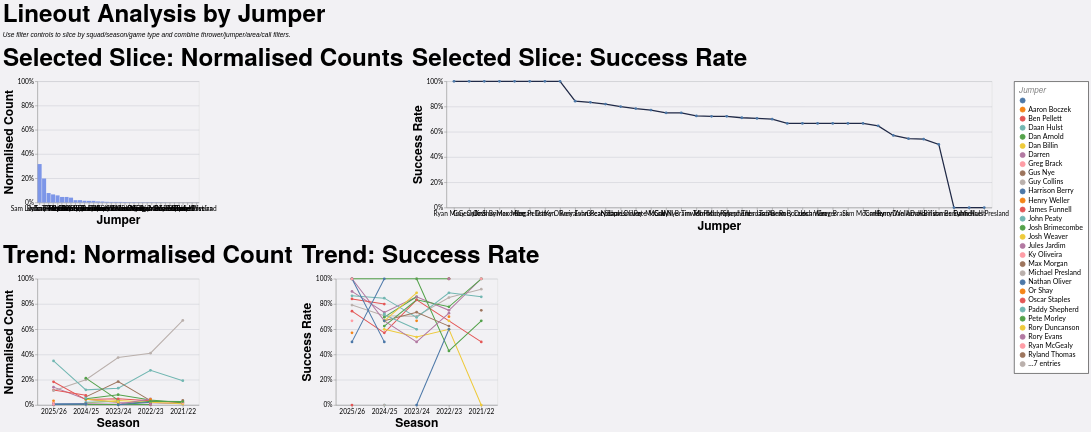

Here is the Vega-Lite specification saved for this chart:
### Vega-Lite specification from a JSON file in a GitHub repository (floating-point values rounded to 4 significant figures; data arrays with more than 128 entries replaced by an {"elided": "..."} marker saying what was removed)
{"config": {"axis": {"labelFont": "Lato, sans-serif", "titleFont": "PT Sans Narrow, Helvetica Neue, Helvetica, Arial, sans-serif", "labelFontSize": 13, "titleFontSize": 24, "gridColor": "#202947", "gridOpacity": 0.2}, "header": {"labelFont": "PT Sans Narrow, Helvetica Neue, Helvetica, Arial, sans-serif", "titleFont": "PT Sans Narrow, Helvetica Neue, Helvetica, Arial, sans-serif", "labelFontSize": 24, "titleFontSize": 28, "labelFontWeight": "bold", "orient": "left"}, "legend": {"labelFont": "Lato, sans-serif", "titleFont": "PT Sans Narrow, Helvetica Neue, Helvetica, Arial, sans-serif", "labelFontSize": 14, "titleFontSize": 16, "titlePadding": 5, "fillColor": "white", "strokeColor": "black", "padding": 10, "titleFontWeight": "lighter", "titleFontStyle": "italic", "titleColor": "gray", "offset": 10}, "title": {"font": "PT Sans Narrow, Helvetica Neue, Helvetica, Arial, sans-serif", "fontSize": 48, "fontWeight": "bold", "anchor": "start", "align": "center", "titlePadding": 20, "subtitlePadding": 10, "subtitleFontSize": 13, "subtitleColor": "", "subtitleFontStyle": "italic", "offset": 15, "color": "black"}, "axisX": {"labelAngle": 0}, "facet": {"title": null, "header": null, "align": {"row": "each", "column": "each"}}, "resolve": {"scale": {"y": "independent", "facet": "independent"}}, "background": "#f2f1f4"}, "vconcat": [{"hconcat": [{"mark": {"type": "bar", "color": "#7d96e8"}, "encoding": {"tooltip": [{"field": "jumper", "title": "Jumper", "type": "nominal"}, {"field": "attempts", "format": ",.0f", "title": "Lineouts", "type": "quantitative"}, {"field": "share", "format": ".1%", "title": "Normalised Count", "type": "quantitative"}], "x": {"field": "jumper", "sort": "-y", "title": "Jumper", "type": "nominal"}, "y": {"axis": {"format": "%"}, "field": "share", "scale": {"domain": [0, 1]}, "title": "Normalised Count", "type": "quantitative"}}, "height": 240, "title": "Selected Slice: Normalised Counts", "transform": [{"filter": "(loSquad == 'All' || datum.squad == loSquad) && (loGameType == 'All' || (loGameType == 'League + Cup' && (datum.game_type == 'League' || datum.game_type == 'Cup')) || (loGameType == 'League only' && datum.game_type == 'League') || datum.game_type == loGameType) && (loOpposition == 'All' || datum.opposition == loOpposition) && (loThrower == 'All' || datum.thrower == loThrower) && (loJumper == 'All' || datum.jumper == loJumper) && (loArea == 'All' || datum.area == loArea) && (loNumbers == 'All' || datum.numbers == loNumbers) && (loCall == 'All' || datum.call == loCall) && (loCallType == 'All' || datum.call_type == loCallType)"}, {"filter": "(loSeason == 'All' || datum.season == loSeason)"}, {"aggregate": [{"op": "count", "as": "attempts"}, {"op": "sum", "field": "won", "as": "won"}], "groupby": ["jumper"]}, {"joinaggregate": [{"op": "sum", "field": "attempts", "as": "total_attempts"}]}, {"calculate": "datum.attempts / datum.total_attempts", "as": "share"}, {"calculate": "datum.won / datum.attempts", "as": "success_rate"}], "width": 320}, {"mark": {"type": "line", "color": "#202946", "point": true, "strokeWidth": 2.5}, "encoding": {"tooltip": [{"field": "jumper", "title": "Jumper", "type": "nominal"}, {"field": "won", "format": ",.0f", "title": "Won", "type": "quantitative"}, {"field": "attempts", "format": ",.0f", "title": "Lineouts", "type": "quantitative"}, {"field": "success_rate", "format": ".1%", "title": "Success Rate", "type": "quantitative"}], "x": {"field": "jumper", "sort": "-y", "title": "Jumper", "type": "nominal"}, "y": {"axis": {"format": "%"}, "field": "success_rate", "scale": {"domain": [0, 1]}, "title": "Success Rate", "type": "quantitative"}}, "height": 250, "title": "Selected Slice: Success Rate", "transform": [{"filter": "(loSquad == 'All' || datum.squad == loSquad) && (loGameType == 'All' || (loGameType == 'League + Cup' && (datum.game_type == 'League' || datum.game_type == 'Cup')) || (loGameType == 'League only' && datum.game_type == 'League') || datum.game_type == loGameType) && (loOpposition == 'All' || datum.opposition == loOpposition) && (loThrower == 'All' || datum.thrower == loThrower) && (loJumper == 'All' || datum.jumper == loJumper) && (loArea == 'All' || datum.area == loArea) && (loNumbers == 'All' || datum.numbers == loNumbers) && (loCall == 'All' || datum.call == loCall) && (loCallType == 'All' || datum.call_type == loCallType)"}, {"filter": "(loSeason == 'All' || datum.season == loSeason)"}, {"aggregate": [{"op": "count", "as": "attempts"}, {"op": "sum", "field": "won", "as": "won"}], "groupby": ["jumper"]}, {"joinaggregate": [{"op": "sum", "field": "attempts", "as": "total_attempts"}]}, {"calculate": "datum.attempts / datum.total_attempts", "as": "share"}, {"calculate": "datum.won / datum.attempts", "as": "success_rate"}], "width": {"step": 30}}], "spacing": 16}, {"hconcat": [{"mark": {"type": "line", "point": true, "strokeWidth": 2}, "encoding": {"color": {"field": "jumper", "title": "Jumper", "type": "nominal"}, "tooltip": [{"field": "season", "title": "Season", "type": "nominal"}, {"field": "jumper", "title": "Jumper", "type": "nominal"}, {"field": "attempts", "format": ",.0f", "title": "Lineouts", "type": "quantitative"}, {"field": "norm_count", "format": ".1%", "title": "Normalised Count", "type": "quantitative"}], "x": {"field": "season", "sort": "-x", "title": "Season", "type": "nominal"}, "y": {"axis": {"format": "%"}, "field": "norm_count", "scale": {"domain": [0, 1]}, "title": "Normalised Count", "type": "quantitative"}}, "height": 250, "title": "Trend: Normalised Count", "transform": [{"filter": "(loSquad == 'All' || datum.squad == loSquad) && (loGameType == 'All' || (loGameType == 'League + Cup' && (datum.game_type == 'League' || datum.game_type == 'Cup')) || (loGameType == 'League only' && datum.game_type == 'League') || datum.game_type == loGameType) && (loOpposition == 'All' || datum.opposition == loOpposition) && (loThrower == 'All' || datum.thrower == loThrower) && (loJumper == 'All' || datum.jumper == loJumper) && (loArea == 'All' || datum.area == loArea) && (loNumbers == 'All' || datum.numbers == loNumbers) && (loCall == 'All' || datum.call == loCall) && (loCallType == 'All' || datum.call_type == loCallType)"}, {"aggregate": [{"op": "count", "as": "attempts"}, {"op": "sum", "field": "won", "as": "won"}], "groupby": ["season", "jumper"]}, {"joinaggregate": [{"op": "sum", "field": "attempts", "as": "season_attempts"}], "groupby": ["season"]}, {"calculate": "datum.attempts / datum.season_attempts", "as": "norm_count"}, {"calculate": "datum.won / datum.attempts", "as": "success_rate"}], "width": 320}, {"mark": {"type": "line", "point": true, "strokeWidth": 2}, "encoding": {"color": {"field": "jumper", "title": "Jumper", "type": "nominal"}, "tooltip": [{"field": "season", "title": "Season", "type": "nominal"}, {"field": "jumper", "title": "Jumper", "type": "nominal"}, {"field": "won", "format": ",.0f", "title": "Won", "type": "quantitative"}, {"field": "attempts", "format": ",.0f", "title": "Lineouts", "type": "quantitative"}, {"field": "success_rate", "format": ".1%", "title": "Success Rate", "type": "quantitative"}], "x": {"field": "season", "sort": "-x", "title": "Season", "type": "nominal"}, "y": {"axis": {"format": "%"}, "field": "success_rate", "scale": {"domain": [0, 1]}, "title": "Success Rate", "type": "quantitative"}}, "height": 250, "title": "Trend: Success Rate", "transform": [{"filter": "(loSquad == 'All' || datum.squad == loSquad) && (loGameType == 'All' || (loGameType == 'League + Cup' && (datum.game_type == 'League' || datum.game_type == 'Cup')) || (loGameType == 'League only' && datum.game_type == 'League') || datum.game_type == loGameType) && (loOpposition == 'All' || datum.opposition == loOpposition) && (loThrower == 'All' || datum.thrower == loThrower) && (loJumper == 'All' || datum.jumper == loJumper) && (loArea == 'All' || datum.area == loArea) && (loNumbers == 'All' || datum.numbers == loNumbers) && (loCall == 'All' || datum.call == loCall) && (loCallType == 'All' || datum.call_type == loCallType)"}, {"aggregate": [{"op": "count", "as": "attempts"}, {"op": "sum", "field": "won", "as": "won"}], "groupby": ["season", "jumper"]}, {"joinaggregate": [{"op": "sum", "field": "attempts", "as": "season_attempts"}], "groupby": ["season"]}, {"calculate": "datum.attempts / datum.season_attempts", "as": "norm_count"}, {"calculate": "datum.won / datum.attempts", "as": "success_rate"}], "width": 320}], "spacing": 16}], "data": {"name": "data-a65677e804bf828a00270f35a3ac9793"}, "params": [{"name": "loSquad", "value": "All"}, {"name": "loSeason", "value": "All"}, {"name": "loGameType", "value": "All"}, {"name": "loOpposition", "value": "All"}, {"name": "loThrower", "value": "All"}, {"name": "loJumper", "value": "All"}, {"name": "loArea", "value": "All"}, {"name": "loNumbers", "value": "All"}, {"name": "loCall", "value": "All"}, {"name": "loCallType", "value": "All"}], "spacing": 22, "title": {"text": "Lineout Analysis by Jumper", "subtitle": "Use filter controls to slice by squad/season/game type and combine thrower/jumper/area/call filters."}, "$schema": "https://vega.github.io/schema/vega-lite/v5.20.1.json", "datasets": {"data-a65677e804bf828a00270f35a3ac9793": {"elided": "1242 records"}}}
